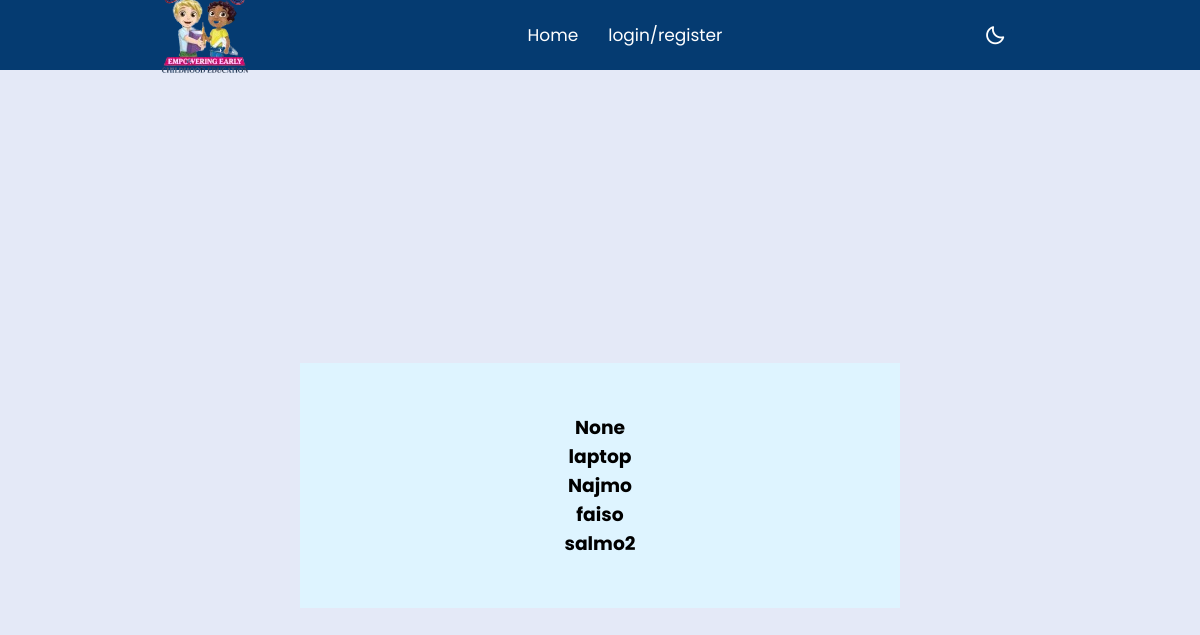
Before: / with the older database file.
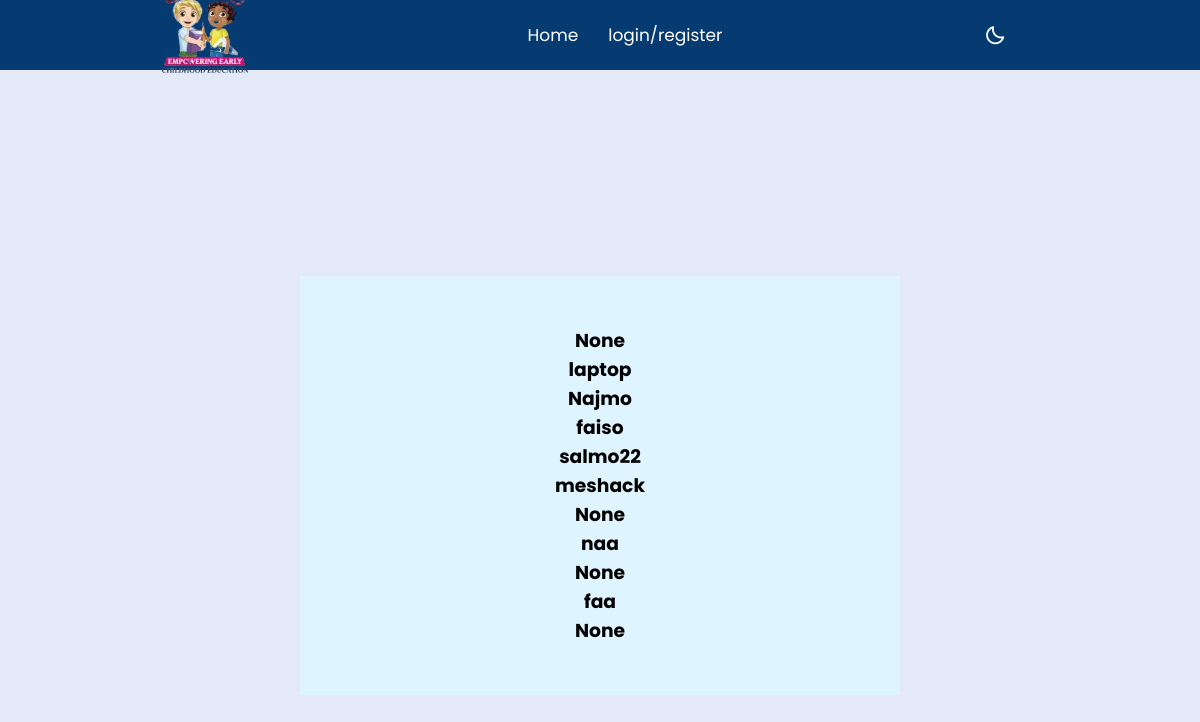
After: the same page with the newer database file.
### users/models.py (models this page shows, shortened)
class Profile(models.Model):
    user=models.OneToOneField(User, on_delete=models.CASCADE, null=True, blank=True)
    name=models.CharField(max_length=200, blank=True, null=True)
    child_name=models.CharField(max_length=200, blank=True, null=True)
    child_age=models.IntegerField(blank=True, null=True)
    username=models.CharField(max_length=200, blank=True, null=True)
    location=models.CharField(max_length=200, blank=True, null=True)
    email=models.EmailField(max_length=500, blank=True, null=True)
    profile_image=models.ImageField(null=True, blank=True, upload_to='profiles/', default='profiles/kids.jpg')
    child_image=models.ImageField(null=True, blank=True, upload_to='profiles/', default='profiles/kids.jpg')
    created=models.DateField(auto_now_add=True)
    id=models.UUIDField(default=uuid4, unique=True, primary_key=True,editable=False)

### users/views.py (the view)
# urls.py: path('', views.profile, name='profile'),
def profile(request):
    profile=Profile.objects.all()
    context={'profile':profile}
    return render(request,'profile.html',context)

### users/templates/profile.html
{% extends 'main.html' %}
{% block content %}
<div class="full-screen-container">
    <div class="login-container">
     {% for item in profile %}
     <h3>{{item.name}}</h3>
     <h3>{{item.child_name}}</h3>
     {% endfor %}
    </div>
  </div>
{% endblock content %}

### templates/main.html (shortened to what this page needs)
{% load static%}
<!DOCTYPE html>
<html lang="en">
<head>
    <link href='https://unpkg.com/boxicons@2.1.1/css/boxicons.min.css' rel='stylesheet'>
   <link rel="stylesheet" href="https://cdnjs.cloudflare.com/ajax/libs/font-awesome/6.1.1/css/all.min.css">
    <link rel="stylesheet" href="{% static 'css/style.css' %}" />
</head>
<body>
    {% include 'navbar.html' %}
    {% block content %}
    {% endblock content %}
</body>
</html>

### templates/navbar.html (shortened to what this page needs)
{% load static %}
  <nav>
    <div class="nav-bar">
        <span class="logo navLogo"><a href="{% url 'home' %}"><img src="{% static 'images/log.png' %}"/></a></span>
        <div class="menu">
            <ul class="nav-links">
                <li><a href="{% url 'home' %}">Home</a></li>
                {%  if request.user.is_authenticated %}
                <li><a href="{% url 'account' %}">account</a></li>
                <li><a href="{% url 'logout' %}">logout</a></li>
                {% else%}
                <li><a href="{% url 'login' %}">login/register</a></li>
                {%endif%}
            </ul>
        </div>
        <div class="darkLight-searchBox">
            <div class="dark-light">
                <i class='bx bx-moon moon'></i>
            </div>
            <div class="searchBox">
               <div class="searchToggle">
               </div>
            </div>
        </div>
    </div>
</nav>

### static/css/style.css (style rules this page uses)
* { margin: 0; padding: 0; box-sizing: border-box; font-family: 'Poppins', sans-serif; transition: all 0.4s ease;; }
:root { --body-color: #E4E9F7; --nav-color: #053B71; --side-nav: #053B71; --text-color: #FFF; --search-bar: #F2F2F2; --search-text: #010718; }
body { height: 100vh; background-color: var(--body-color); }
h3 { text-align: center; }
nav { position: fixed; top: 0; left: 0; height: 70px; width: 100%; background-color: var(--nav-color); z-index: 100; }
nav .nav-bar { position: relative; height: 100%; max-width: 1000px; width: 100%; background-color: var(--nav-color); margin: 0 auto; padding: 0 30px; display: flex; align-items: center; justify-content: space-between; }
nav .nav-bar .logo a { font-size: 25px; font-weight: 500; color: var(--text-color); text-decoration: none; }
.nav-bar .nav-links { display: flex; align-items: center; }
.nav-bar .nav-links li { margin: 0 5px; list-style: none; }
.nav-links li a { position: relative; font-size: 17px; font-weight: 400; color: var(--text-color); text-decoration: none; padding: 10px; }
.nav-links li a::before { content: ''; position: absolute; left: 50%; bottom: 0; transform: translateX(-50%); height: 6px; width: 6px; border-radius: 50%; background-color: var(--text-color); opacity: 0; transition: all 0.3s ease; }
.nav-bar .darkLight-searchBox { display: flex; align-items: center; }
.darkLight-searchBox .dark-light, .darkLight-searchBox .searchToggle { height: 40px; width: 40px; display: flex; align-items: center; justify-content: center; margin: 0 5px; }
.dark-light i, .searchToggle i { position: absolute; color: var(--text-color); font-size: 22px; cursor: pointer; transition: all 0.3s ease; }
.searchBox { position: relative; }
.full-screen-container { height: 100vh; width: 100vw; background-size: cover; background-position: center; display: flex; justify-content: center; align-items: center; }
.login-container { background-color: #DEF4FF; margin-top: 170px; padding: 50px 30px; min-width: 400px; width: 50%; max-width: 600px; }

Changed rows visible on the page:
changed Profile "faiso": child_name "salmo2" → "salmo22"
added Profile: name "meshack", child_name "None"
added Profile: name "naa", child_name "None"
added Profile: name "faa", child_name "None"
